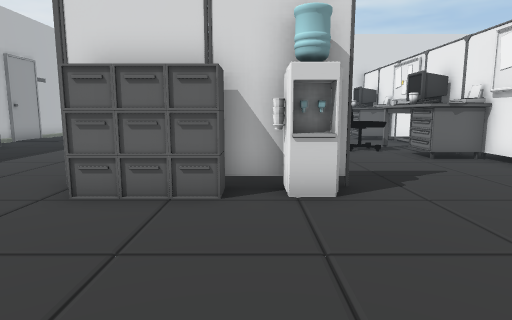
[1] (above)

18 first-person views from a walk through a 3-D level made in the Unity game engine. The camera is 1.3 m above the floor, tilts 8° down and sees 75° across. The floor is counted in squares, 1 m on a side. Each view is taken from the middle of a square. On the plan, view 1 faces up. The plan holds only what a view shows up to about 14 squares ahead; the rest is blank.

[2]
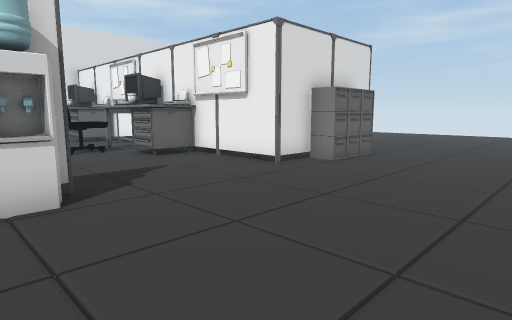

[3]
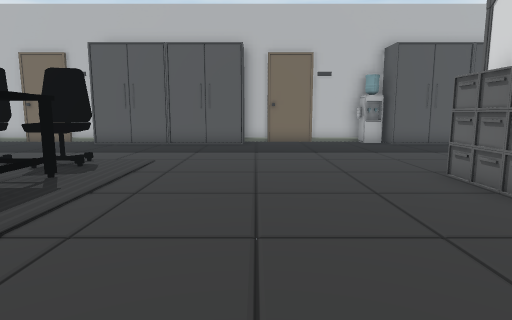

[4]
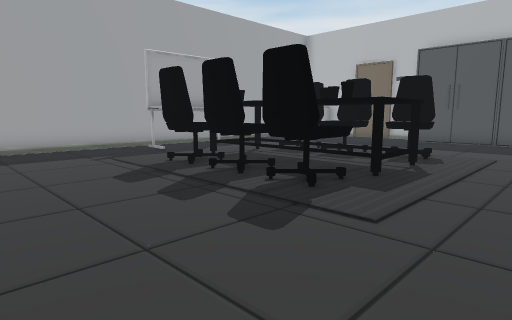

[5]
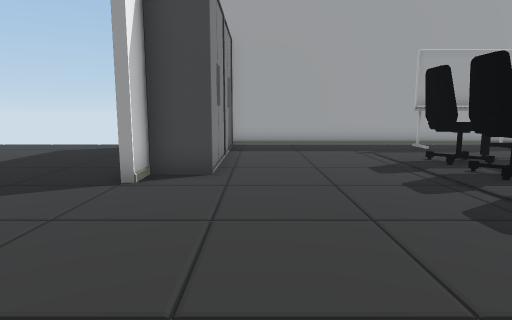

[6]
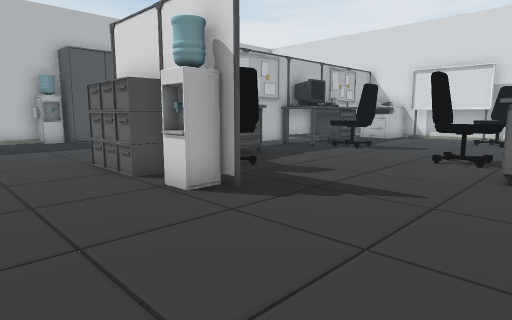

[7]
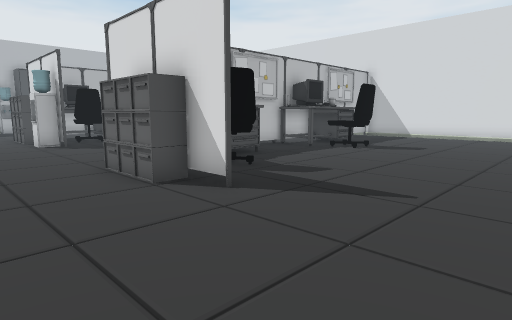

[8]
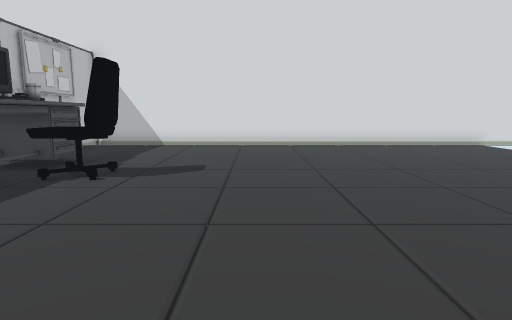

[9]
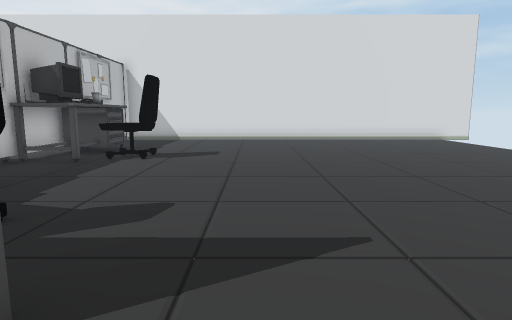

[10]
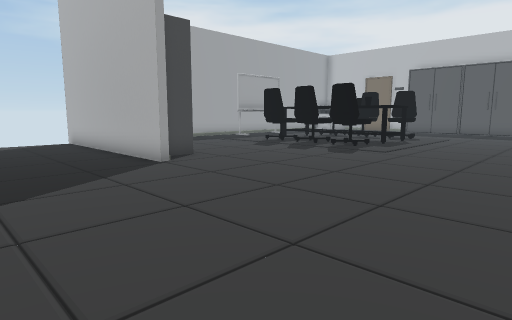

[11]
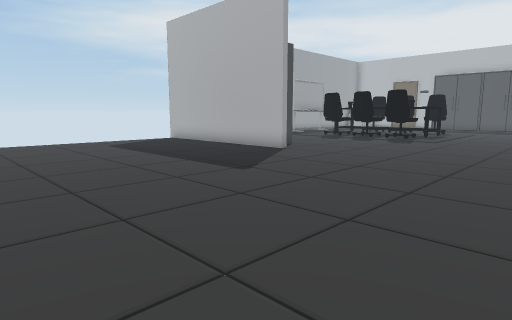

[12]
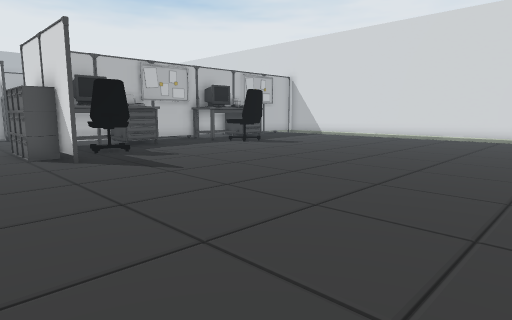

[13]
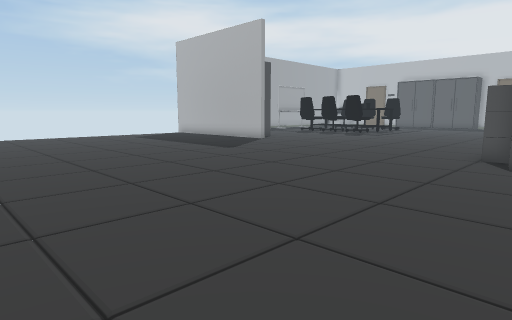

[14]
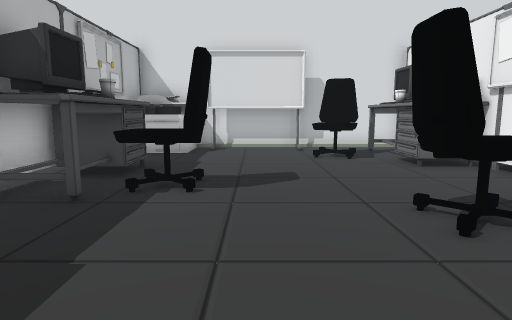

[15]
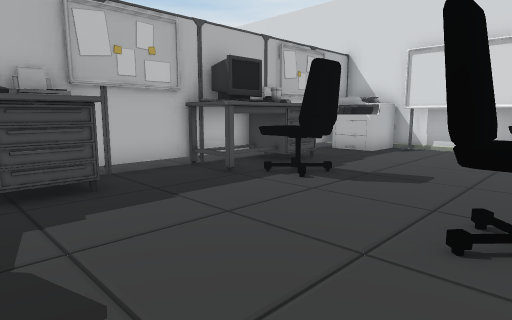

[16]
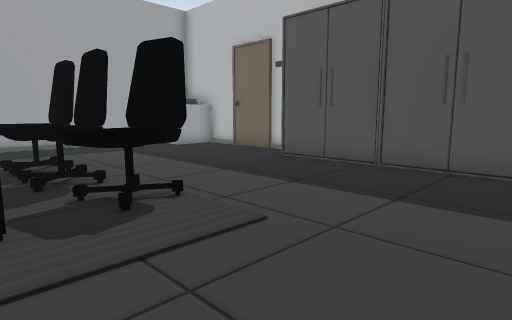

[17]
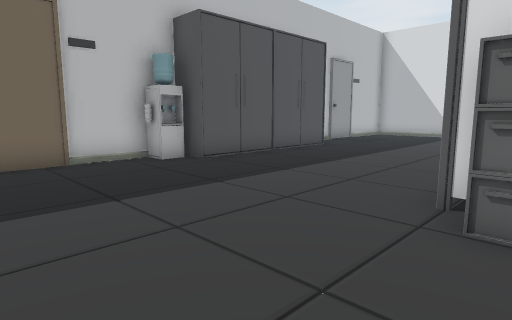

[18]
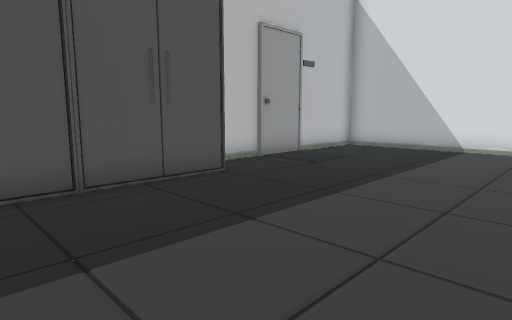

### Floor plan
Key: @ floor where view 1 was taken; # wall or solid block; x gap in a wall; . floor; = window, fence, low wall or low ledge; ^ raised ledge; C chair; R drawers; T thing the floor can be seen under or through; P printer.
Columns run from 11 left of view 1 to 22 right of it. Each row starts with its distance up from view 1.
 21 ######   ####     ################
 20 #.....  PPP########..............
 19 #.......PPP...CC###..............
 18 #......  .....CC##...............
 17 #...... #......C##...............
 16 #.......T#......####.............
 15 #.......T#........##.............
 14 #.......TTCC......##CC...........
 13 ##......TTCC....####CC..........
 12  #......T.....CC##..............
 11  #......T.....CC##..............
 10  #......TT......####............
  9  #......##......####............
  8  #......  CC......##CC..........
  7 ##......  CC......##CC...........
  6 #=......#####.....#####..........
  5 #.......RRR........RRR...........
  4 #................................
  3 #................................
  2 #...............................
  1  ...............................
  0  #.........@....................
 -1  #..............................
 -2  #..............................
 -3  #.....^.^^^^...................
 -4  #.....^^^^^x...................
 -5  #.....^^^^^^..................
 -6 ##.....x^^^^x.....##...........
 -7 #......x^^^^x.....##...........
 -8 #......^^^^^^.....##...........
 -9 #.................##........ ..
-10 #.................##........
-11  P......####......##........
-12 PP................##........
-13    #################

Positions as (right, up) in squares from view 1, and headings:
1: (0, 0), facing up
2: (0, 0), facing up-right
3: (4, 1), facing left
4: (6, 0), facing down-left
5: (6, 1), facing down
6: (6, 2), facing up-left
7: (16, 2), facing up-left
8: (13, 7), facing up
9: (13, 4), facing up
10: (13, 3), facing down-left
11: (18, 3), facing down-left
12: (21, 3), facing up-left
13: (21, 7), facing down-left
14: (1, 8), facing up
15: (4, 8), facing up-left
16: (-2, 1), facing down-left
17: (-2, 1), facing up-left
18: (-4, 8), facing up-left
